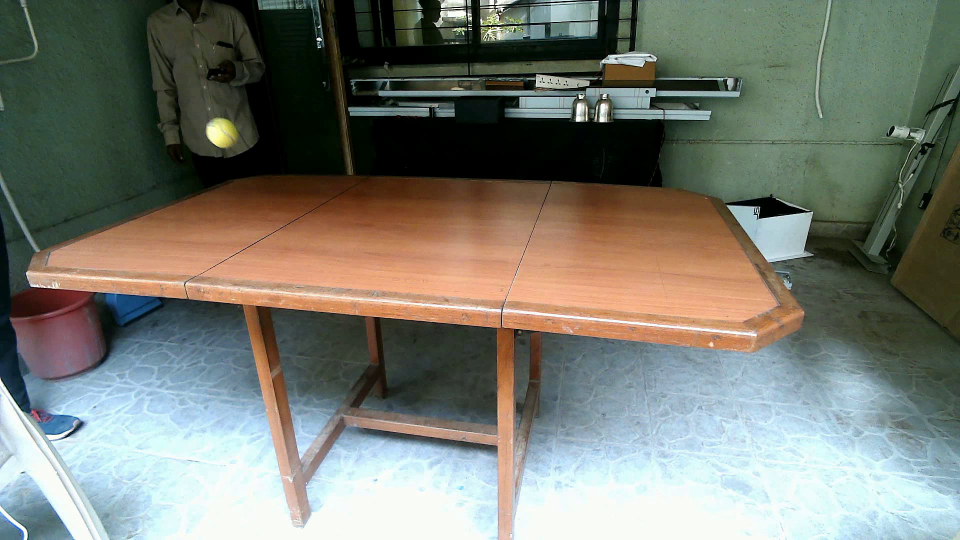
#> input picture frame 2 of ca1.mp4, 1920 x 1080 px, given in place of cam1.mp4, which was not available (shown at 1/2 size)
$ python process_video.py
#> lines starting #> are read from the running program, lines starting #| are printed output that depends on the picture; pictures that were not available may be replaced by others from this repository, and a replacement may not be noted
import cv2
import numpy as np
import time
import argparse

"""
Functions for ball detection in each frame of a video
"""
cv2.setUseOptimized(True)
test = False  # Used during testing
fgbg = cv2.createBackgroundSubtractorMOG2(
    history=15, varThreshold=50, detectShadows=False
)
kernel = np.ones((2, 2), np.uint8)
# Setup SimpleBlobDetector parameters.
params = cv2.SimpleBlobDetector_Params()
# Change thresholds
params.minThreshold = 50
# Filter by Color.
params.filterByColor = True
params.blobColor = 255
# Filter by Area.
params.filterByArea = True
params.minArea = 30
# Filter by Circularity
params.filterByCircularity = True
params.minCircularity = 0.75
# Filter by Convexity
params.filterByConvexity = True
params.minConvexity = 0.9
# Filter by Inertia
params.filterByInertia = True
params.minInertiaRatio = 0.08
# Create a detector with the parameters
detector = cv2.SimpleBlobDetector_create(params)


def read_video(path, flipped):
    """Main function

    Args:
        path (str):         path to video
        flipped (bool):     true if a video is read in upside-down
    Returns:
        height (int):           height of video frames
        width (int):            width of video frames
        ball_pos (np.array):    detected positions of balls in each frame
        fps (int):              frames per second
    """
#> called with path = 'videos_original/cam1.mp4', flipped = False

    cap = cv2.VideoCapture(path)
    nbr_frames = int(cap.get(cv2.CAP_PROP_FRAME_COUNT))
    fps = int(cap.get(cv2.CAP_PROP_FPS))

    height, width, ball_pos = track_ball(cap, nbr_frames, flipped)
#> the loop in track_ball, `for i in range(nbr_frames):` made 25 passes
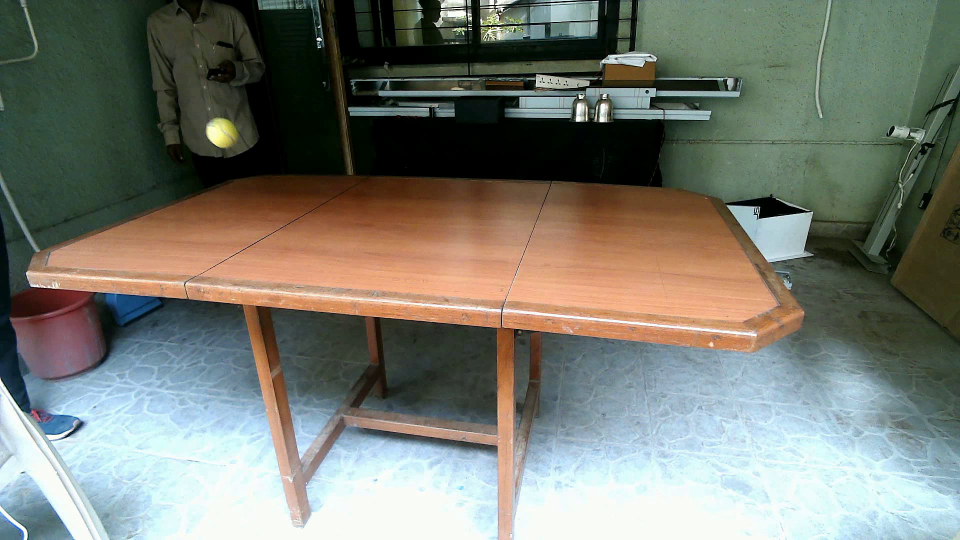
#> input picture frame 2 of ca1.mp4, 1920 x 1080 px, given in place of cam1.mp4, which was not available (shown at 1/2 size)
#> pass 1, in track_ball, `frame = cv2.resize( frame, (int(frame.shape[1] / 2), int(frame.shape[0..`:
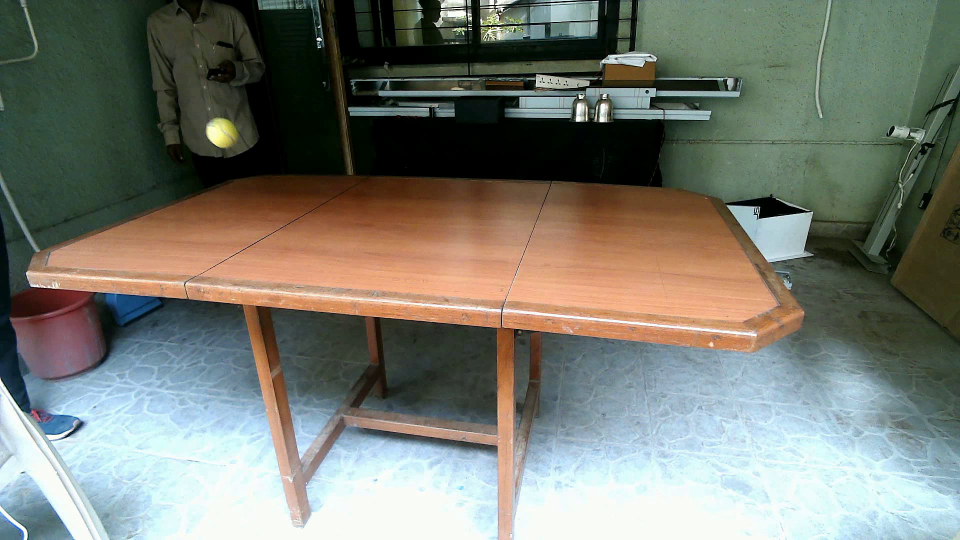
#> frame: shape (540, 960, 3); mean B, G, R 112.8, 122.7, 120.4
#> pass 1, in find_ball, `gray = cv2.cvtColor(frame, cv2.COLOR_BGR2GRAY)`:
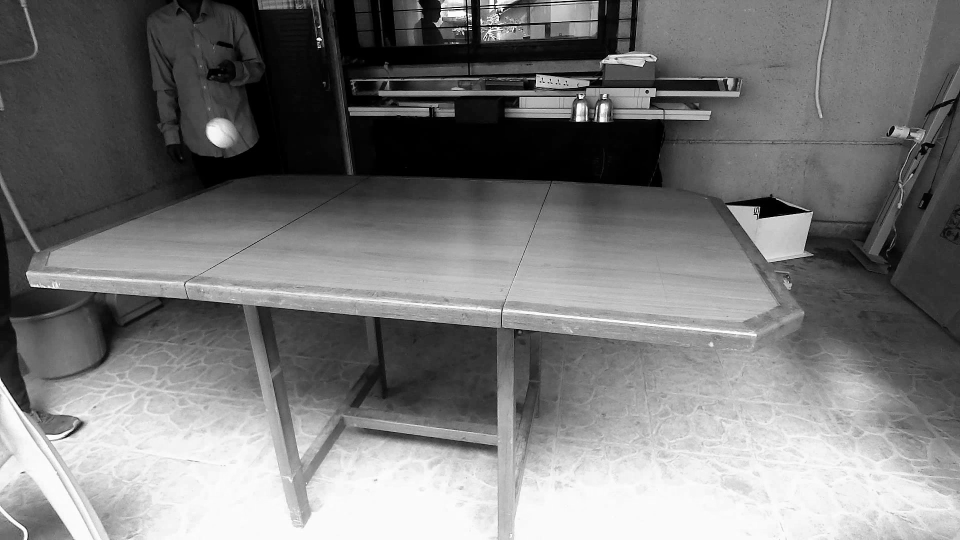
#> gray: shape (540, 960); min 0, max 255, mean 120.9
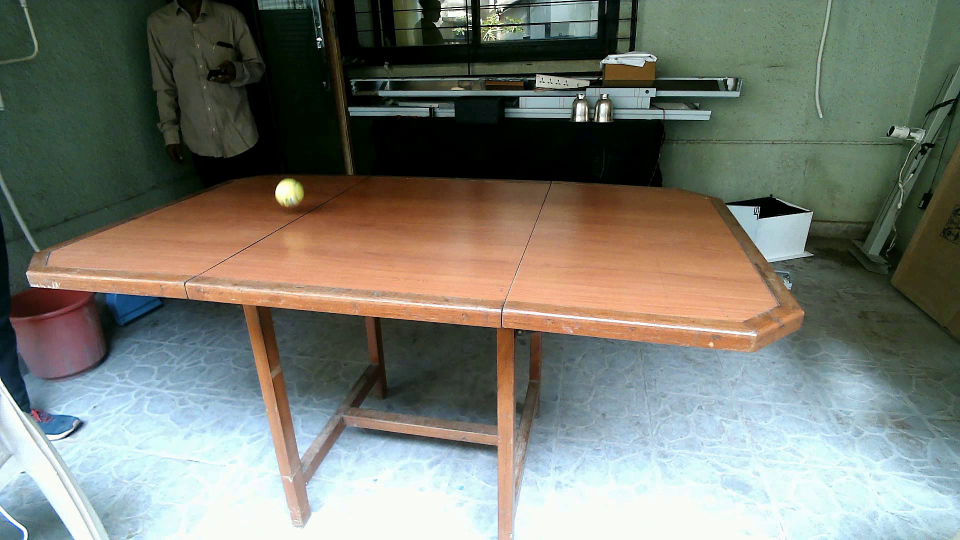
#> input picture frame 3 of ca1.mp4, 1920 x 1080 px, given in place of cam1.mp4, which was not available (shown at 1/2 size)
#> height = 1080; width = 1920

    cap.release()
    cv2.destroyAllWindows()

    for i in range(ball_pos.shape[0]):
        ball_pos[i, 1] = height - ball_pos[i, 1] - 1

    return height, width, ball_pos, fps


def track_ball(cap, nbr_frames: int, flipped: bool) -> tuple:
    """Estimates trace of ball in video.

    Args:
        cap (_type_): Video object
        nbr_frames (int): Number of frames
        flipped (bool): true if video flipped

    Returns:
        tuple: video height,width and detected ball positions
    """
    ball_pos = np.ones([nbr_frames, 3])
    height = 0
    width = 0
    # Iterate through frames
    for i in range(nbr_frames):
        ret, frame = cap.read()
        if flipped:
            frame = cv2.flip(frame, 0)
            frame = cv2.flip(frame, 1)
        if i == 0:
            height, width, channels = frame.shape
        if ret:
            if width > 1280:
                frame = cv2.resize(
                    frame,
                    (int(frame.shape[1] / 2), int(frame.shape[0] / 2)),
                    interpolation=cv2.INTER_AREA,
                )
                ball_pos[i, 0:2] = find_ball(frame, height, width) * 2
            else:
                ball_pos[i, 0:2] = find_ball(frame, height, width)
        if i % 100 == 0:
            print(str(i) + " / " + str(nbr_frames))
    return height, width, ball_pos


def find_ball(frame: np.ndarray, height: int, width: int) -> np.ndarray:
    """Finds ball position in a frame.

    Args:
        frame (np.ndarray): Current frame.
        height (int): Video height.
        width (int): Video width.

    Returns:
        np.ndarray: 2D position of detected ball ([0,0] if none detected)
    """
    gray = cv2.cvtColor(frame, cv2.COLOR_BGR2GRAY)

    # Apply background subtraction
    fg_mask = fgbg.apply(frame)
    gray[fg_mask == 0] = 0

    # Detect blobs
    keypoints = detector.detect(gray)

    col = 0
    row = 0

    if len(keypoints) > 0:
        maxval = 0
        for i in range(len(keypoints)):
            x = int(keypoints[i].pt[0])
            y = int(keypoints[i].pt[1])
            val = np.sum(
                gray[
                max([y - 3, 0]): min([y + 3, height - 1]),
                max([x - 3, 0]): min([x + 3, width - 1]),
                ]
            )
            if val > maxval:
                col = x
                row = y
                maxval = val

    pos = np.array([col, row])

    print(f"Detected Position: {pos}")

    return pos


if __name__ == "__main__":
    """This file is only run during testing"""
    parser = argparse.ArgumentParser()
    parser.add_argument(
        "--path",
        type=str,
        required=False,
        default="videos_original/cam1.mp4",
        help="videos_original/cam1.mp4",
    )
    parser.add_argument(
        "--flipped",
        type=str,
        required=False,
        default=False,
        help="Is the video flipped?",
    )

    args = parser.parse_args()
    height, width, ballpos, fps = read_video(args.path, args.flipped)
#> height = 1080; width = 1920; fps = 30

$ run again, starting later in the video
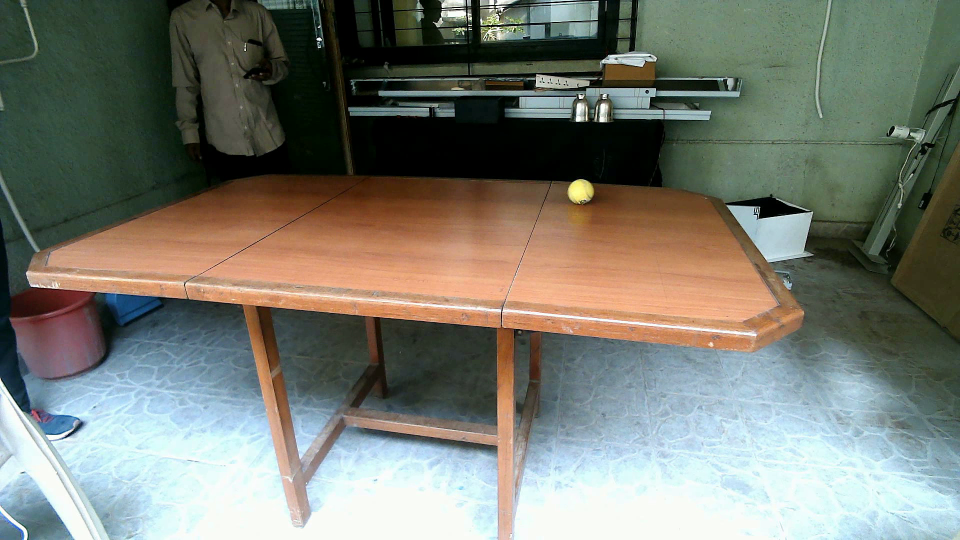
#> input picture frame 11 of ca1.mp4, 1920 x 1080 px, given in place of cam1.mp4, which was not available (shown at 1/2 size)
#> the loop in track_ball, `for i in range(nbr_frames):` made 25 passes
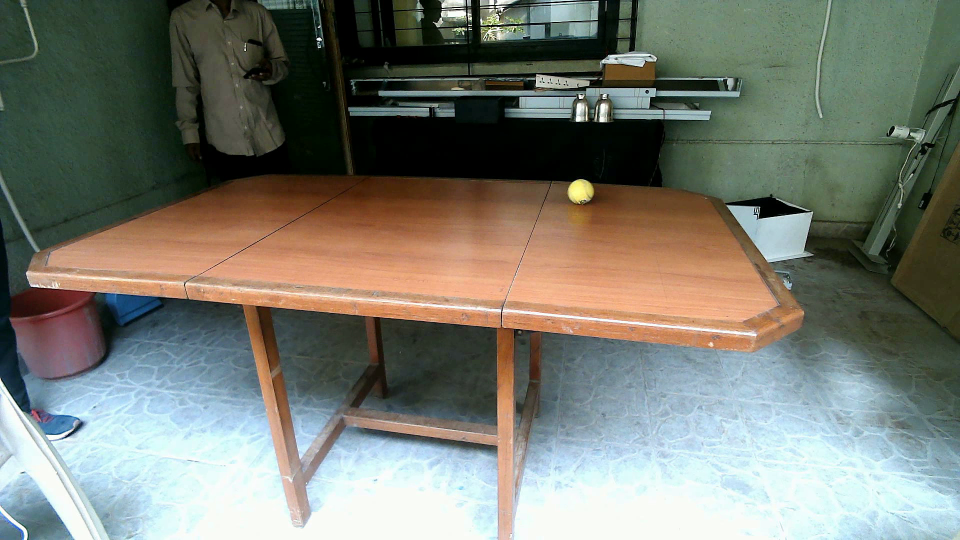
#> input picture frame 11 of ca1.mp4, 1920 x 1080 px, given in place of cam1.mp4, which was not available (shown at 1/2 size)
#> pass 1, in find_ball, `gray = cv2.cvtColor(frame, cv2.COLOR_BGR2GRAY)`:
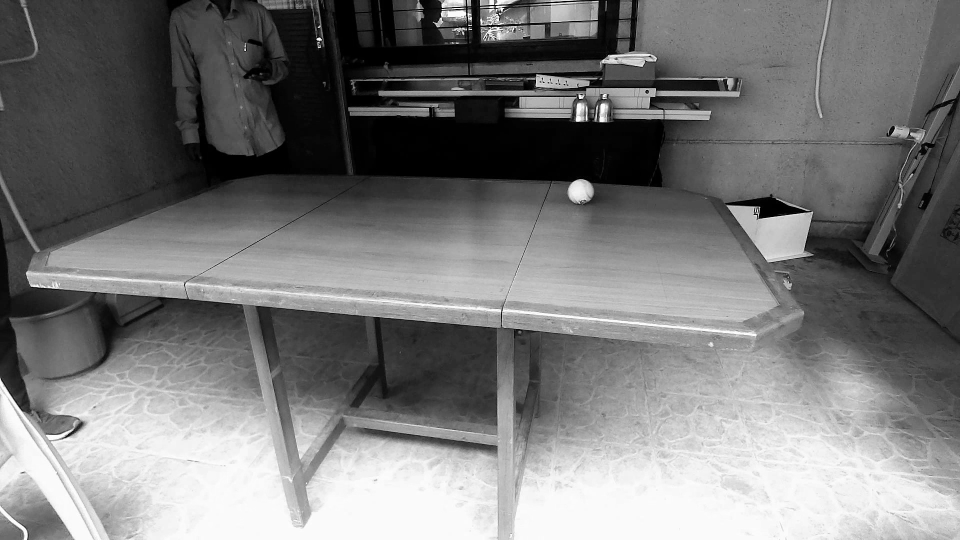
#> gray: shape (540, 960); min 0, max 255, mean 121.1
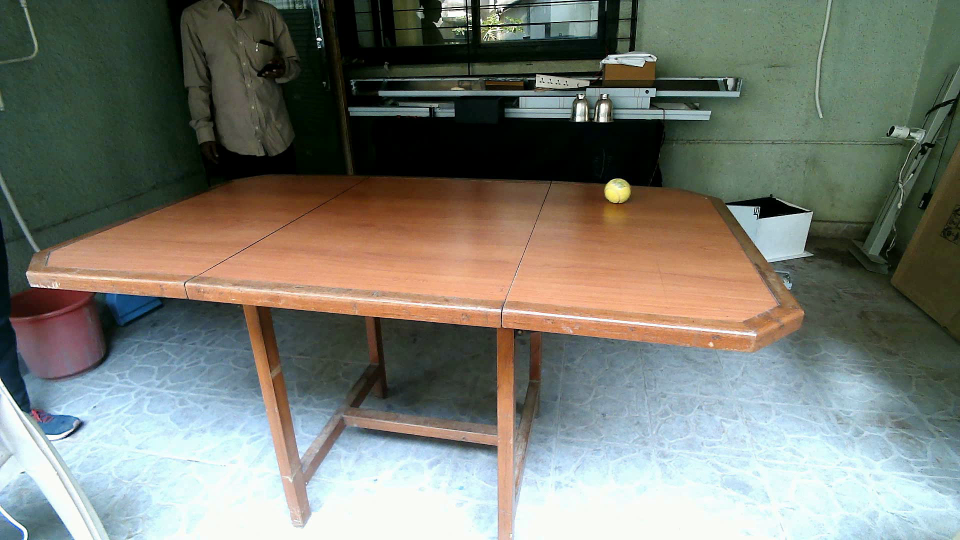
#> input picture frame 12 of ca1.mp4, 1920 x 1080 px, given in place of cam1.mp4, which was not available (shown at 1/2 size)

$ run again, starting later in the video
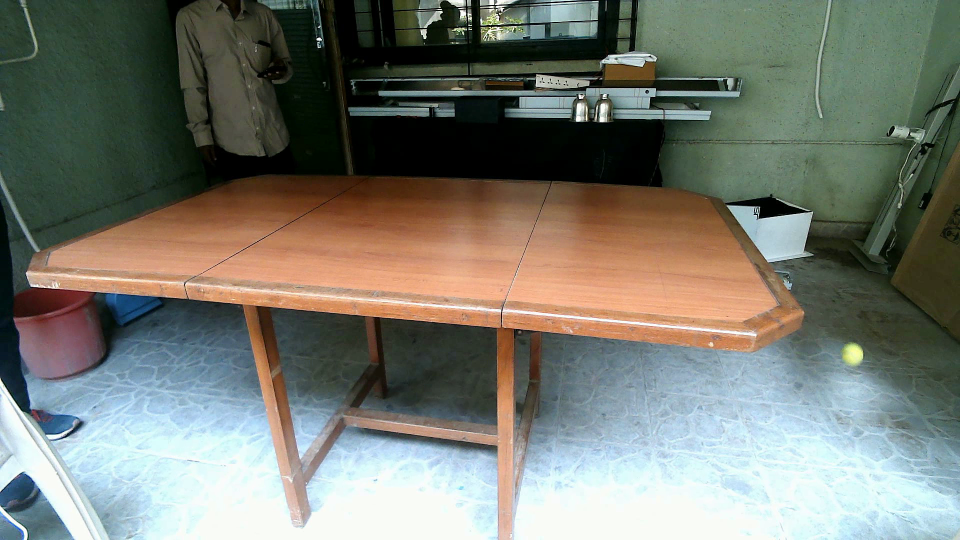
#> input picture frame 20 of ca1.mp4, 1920 x 1080 px, given in place of cam1.mp4, which was not available (shown at 1/2 size)
#> the loop in track_ball, `for i in range(nbr_frames):` made 25 passes
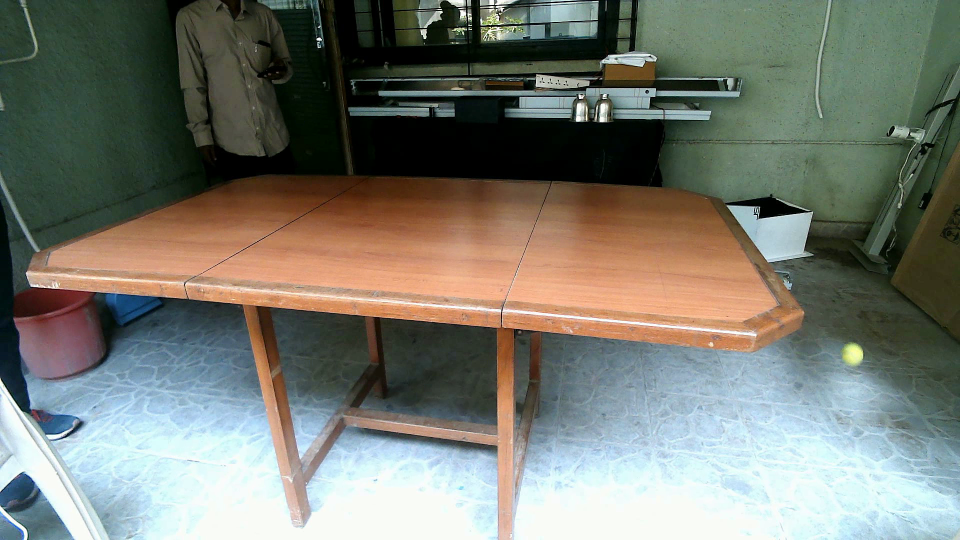
#> input picture frame 20 of ca1.mp4, 1920 x 1080 px, given in place of cam1.mp4, which was not available (shown at 1/2 size)
#> pass 1, in find_ball, `gray = cv2.cvtColor(frame, cv2.COLOR_BGR2GRAY)`:
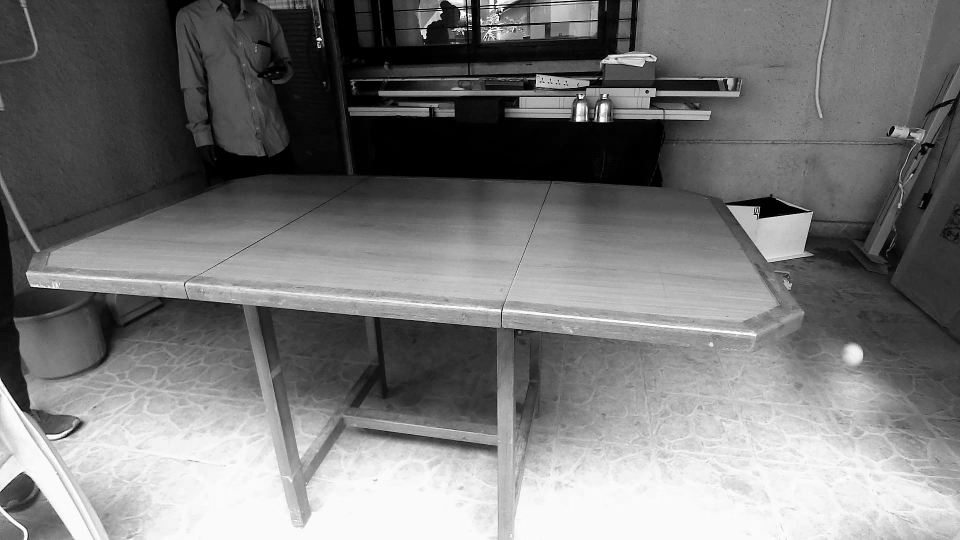
#> gray: shape (540, 960); min 0, max 255, mean 120.2
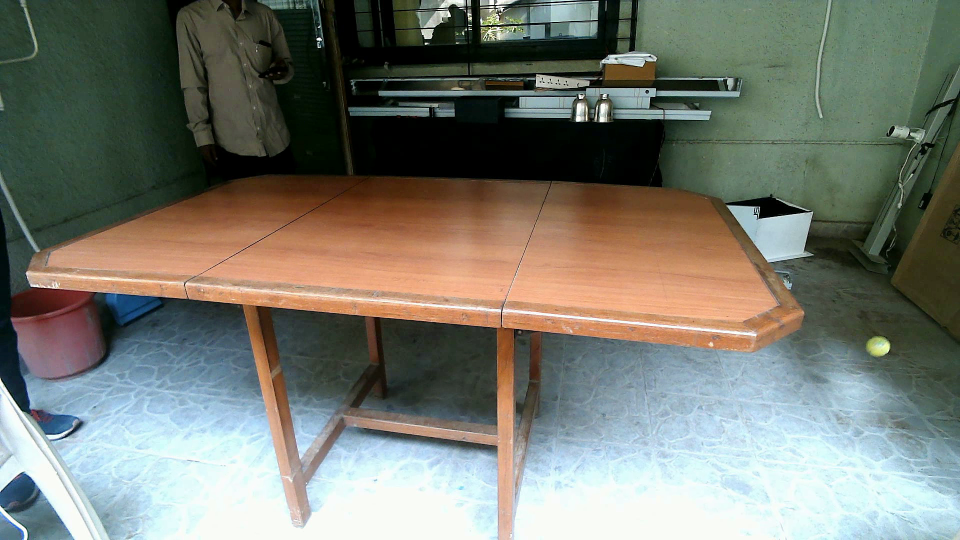
#> input picture frame 21 of ca1.mp4, 1920 x 1080 px, given in place of cam1.mp4, which was not available (shown at 1/2 size)
